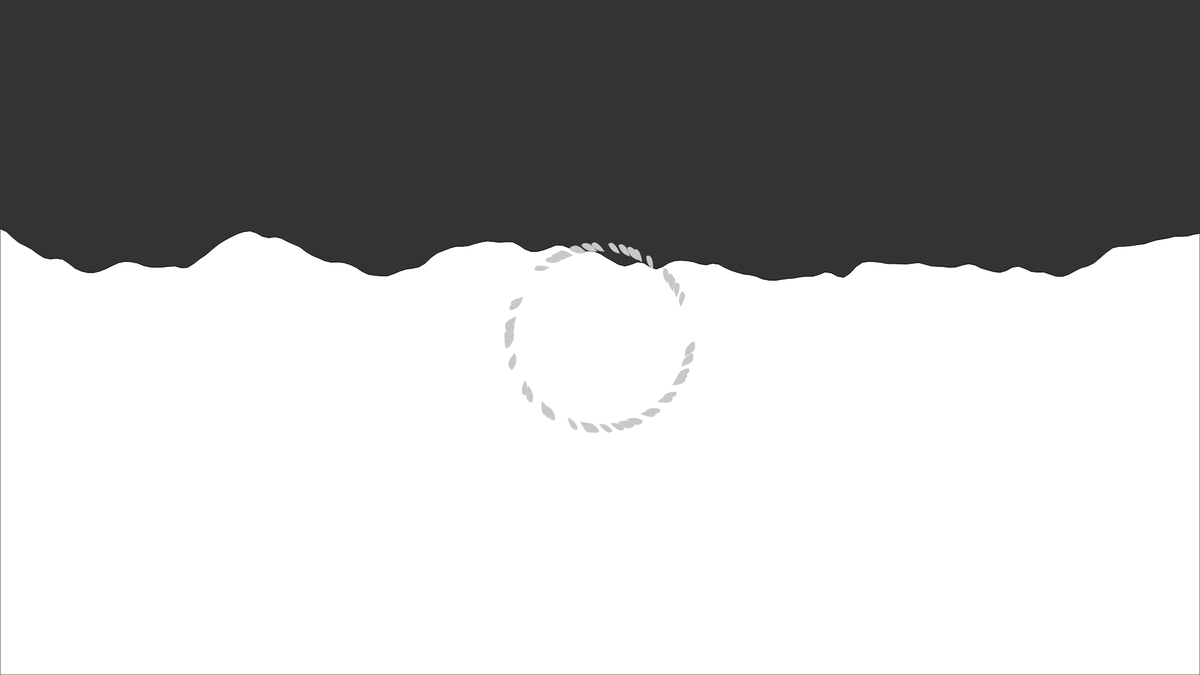
Frame 1 (no input)
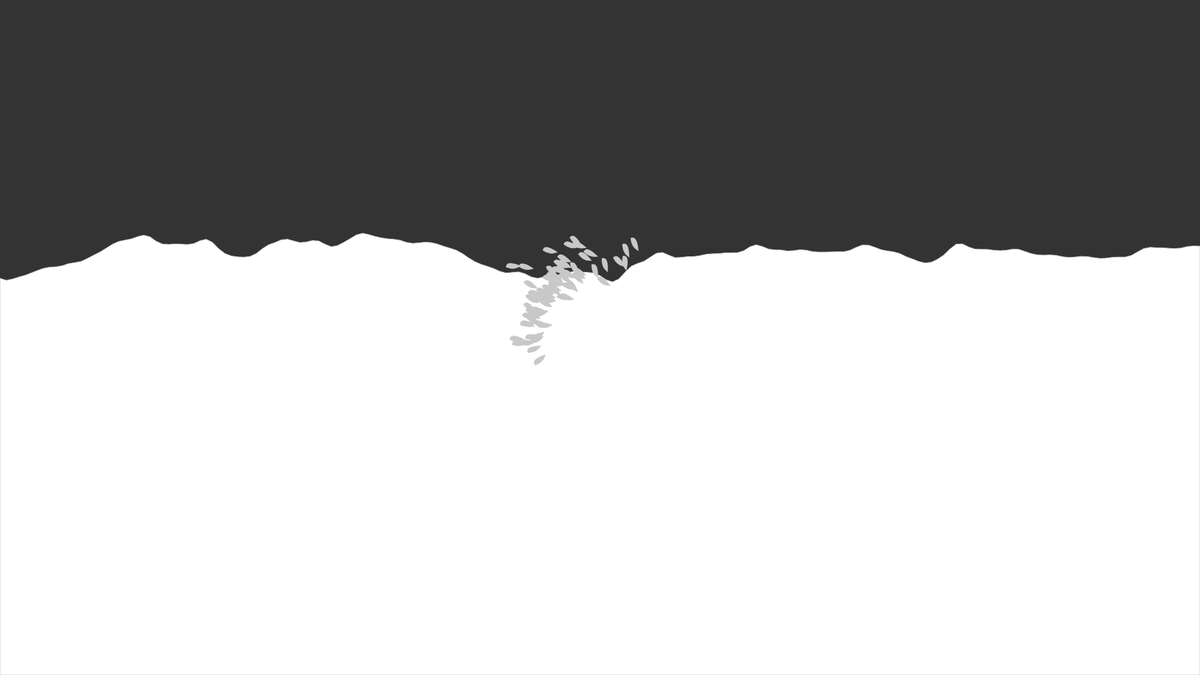
Frame 60 (no input)
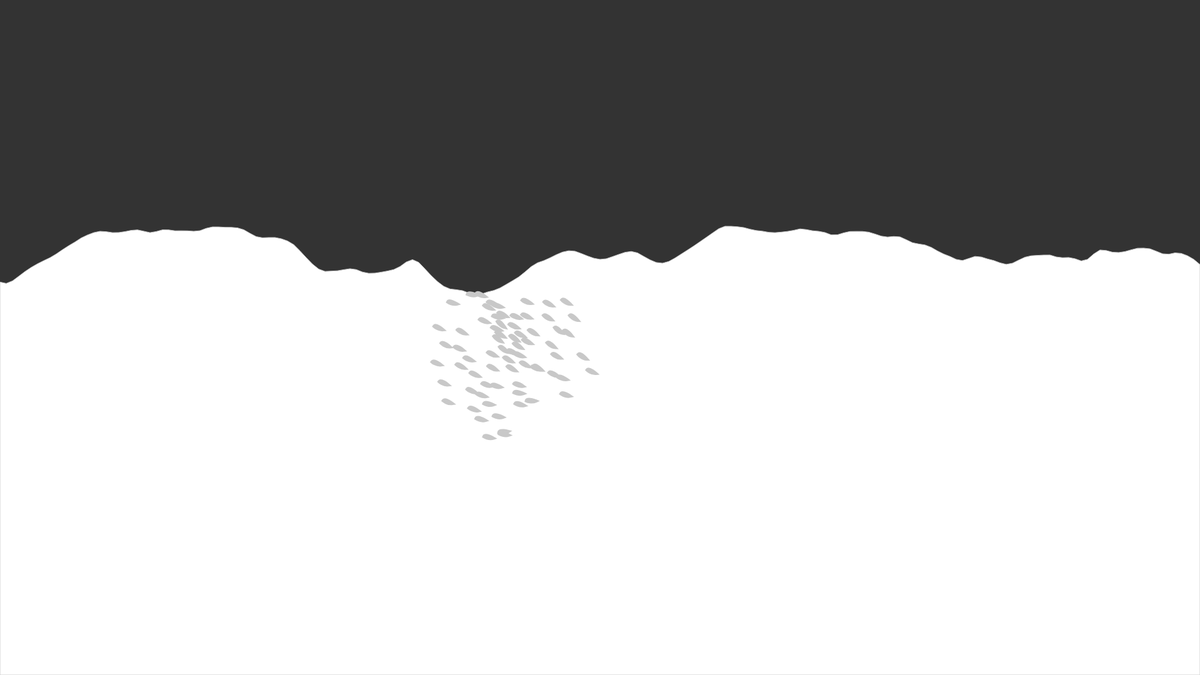
Frame 120 (the mouse pressed at the canvas centre since frame 60)

The p5.js sketch that drew these frames (run headless with seeded random() and noise() and a simulated clock; from frame 60 on, the mouse is pressed at the canvas centre):

// p5.js sketch
// ── sketch.js
var flock;

//fish
var offset = 100;
var x;
var y;
var Scale_Size;
var dir;

//water
var yoff = 0.0;
var xoff = 0.0;
var water_y;

function setup() {
  createCanvas(1920,1080);
  createP();
  
  flock = new Flock();
  // Add an initial set of boids into the system
  for (var i = 0; i < 70; i++) {
    //generate starting from the center of the canvas 
    var b = new Boid(width/2,height/2);
    flock.addBoid(b);
  }
}

function draw() {
  background(color(104,149,197));
  drawWater()
  flock.run();
}

// Add a new boid into the System
function mouseDragged() {
  flock.addBoid(new Boid(mouseX,mouseY));
}

function Flock() {
  // An array for all the boids
  this.boids = []; // Initialize the array
}

Flock.prototype.run = function() {
  for (var i = 0; i < this.boids.length; i++) {
    this.boids[i].run(this.boids);  // Passing the entire list of boids to each boid individually
  }
}

Flock.prototype.addBoid = function(b) {
  this.boids.push(b);
}

// Boid class
// Methods for Separation, Cohesion, Alignment added

function Boid(x,y) {
  this.acceleration = createVector(0,0);
  this.velocity = createVector(random(-1,1),random(-1,1));
  this.position = createVector(x,y);
  this.r = 3.0;
  this.maxspeed = 3;    // Maximum speed
  this.maxforce = 0.05; // Maximum steering force
}

Boid.prototype.run = function(boids) {
  this.flock(boids);
  this.update();
  this.borders();
  this.render();
}

Boid.prototype.applyForce = function(force) {
  // We could add mass here if we want A = F / M
  this.acceleration.add(force);
}

// We accumulate a new acceleration each time based on three rules
Boid.prototype.flock = function(boids) {
  var sep = this.separate(boids);   // Separation
  var ali = this.align(boids);      // Alignment
  var coh = this.cohesion(boids);   // Cohesion
  // Arbitrarily weight these forces
  sep.mult(1.5);
  ali.mult(1.0);
  coh.mult(1.0);
  // Add the force vectors to acceleration
  this.applyForce(sep);
  this.applyForce(ali);
  this.applyForce(coh);
}

// Method to update location
Boid.prototype.update = function() {
  // Update velocity
  this.velocity.add(this.acceleration);
  // Limit speed
  this.velocity.limit(this.maxspeed);
  this.position.add(this.velocity);
  // Reset accelertion to 0 each cycle
  this.acceleration.mult(0);
}

// A method that calculates and applies a steering force towards a target
// STEER = DESIRED MINUS VELOCITY
Boid.prototype.seek = function(target) {
  var desired = p5.Vector.sub(target,this.position);  // A vector pointing from the location to the target
  // Normalize desired and scale to maximum speed
  desired.normalize();
  desired.mult(this.maxspeed);
  // Steering = Desired minus Velocity
  var steer = p5.Vector.sub(desired,this.velocity);
  steer.limit(this.maxforce);  // Limit to maximum steering force
  return steer;
}

function drawWater() {
  background(51);
  fill(255);
  beginShape();
  xoff = yoff;
  
  //iteration over horizentail
  for (var water_x = 0; water_x <= width; water_x += 10){
    //caculate a y value according to noise, map to (0,1)
    var water_y = map(noise(xoff, yoff), 0, 1, 500, 300);
    //vertex
    vertex(water_x, water_y);
    xoff += 0.05;
  }
  yoff += 0.01;
  vertex(width, height);
  vertex(0, height);
  endShape(CLOSE);
  }
  
function drawFish(x,y,Scale_Size, dir) {
    fill(color(254,77,17));
    stroke(200);
  push();
  translate(x,y);
  scale(Scale_Size);
  beginShape();
  vertex(1.0*dir, -0.7);
  bezierVertex(1.0*dir, -0.7, 0.4*dir, -1.0, 0.0, 0.0);
  bezierVertex(0.0, 0.0, 1.0*dir, 0.4, 1.0*dir, -0.7); 
  endShape(CLOSE);
  pop();

}

  Boid.prototype.render = function() {
    // Draw a triangle rotated in the direction of velocity
    var theta = this.velocity.heading() + radians(90);
    fill(180);
    stroke(200);
    push();
    translate(this.position.x,this.position.y);
    rotate(theta);
    drawFish(100, 100, 5, 3);
    scale(mouseX/60.0);
    drawFish(100,100,3,1);
    scale(mouseY*2.0);
    drawFish(100,100,3,1);
    pop();
  
  }
  
  
  // Wraparound
  Boid.prototype.borders = function() {
    if (this.position.x < -this.r)  this.position.x = width +this.r;
    if (this.position.y < -this.r)  this.position.y = height+this.r;
    if (this.position.x > width +this.r) this.position.x = -this.r;
    if (this.position.y > height+this.r) this.position.y = -this.r;
  }
  
  // Separation
  // Method checks for nearby boids and steers away
  Boid.prototype.separate = function(boids) {
    var desiredseparation = 25.0;
    var steer = createVector(0,0);
    var count = 0;
    // For every boid in the system, check if it's too close
    for (var i = 0; i < boids.length; i++) {
      var d = p5.Vector.dist(this.position,boids[i].position);
      // If the distance is greater than 0 and less than an arbitrary amount (0 when you are yourself)
      if ((d > 0) && (d < desiredseparation)) {
        // Calculate vector pointing away from neighbor
        var diff = p5.Vector.sub(this.position,boids[i].position);
        diff.normalize();
        diff.div(d);        // Weight by distance
        steer.add(diff);
        count++;            // Keep track of how many
      }
    }
    // Average -- divide by how many
    if (count > 0) {
      steer.div(count);
    }
  
    // As long as the vector is greater than 0
    if (steer.mag() > 0) {
      // Implement Reynolds: Steering = Desired - Velocity
      steer.normalize();
      steer.mult(this.maxspeed);
      steer.sub(this.velocity);
      steer.limit(this.maxforce);
    }
    return steer;
  }
  
  // Alignment
  // For every nearby boid in the system, calculate the average velocity
  Boid.prototype.align = function(boids) {
    var neighbordist = 50;
    var sum = createVector(0,0);
    var count = 0;
    for (var i = 0; i < boids.length; i++) {
      var d = p5.Vector.dist(this.position,boids[i].position);
      if ((d > 0) && (d < neighbordist)) {
        sum.add(boids[i].velocity);
        count++;
      }
    }
    if (count > 0) {
      sum.div(count);
      sum.normalize();
      sum.mult(this.maxspeed);
      var steer = p5.Vector.sub(sum,this.velocity);
      steer.limit(this.maxforce);
      return steer;
    } else {
      return createVector(0,0);
    }
  }
  
  // Cohesion
  // For the average location (i.e. center) of all nearby boids, calculate steering vector towards that location
  Boid.prototype.cohesion = function(boids) {
    var neighbordist = 50;
    var sum = createVector(0,0);   // Start with empty vector to accumulate all locations
    var count = 0;
    for (var i = 0; i < boids.length; i++) {
      var d = p5.Vector.dist(this.position,boids[i].position);
      if ((d > 0) && (d < neighbordist)) {
        sum.add(boids[i].position); // Add location
        count++;
      }
    }
    if (count > 0) {
      sum.div(count);
      return this.seek(sum);  // Steer towards the location
    } else {
      return createVector(0,0);
    }
  }
